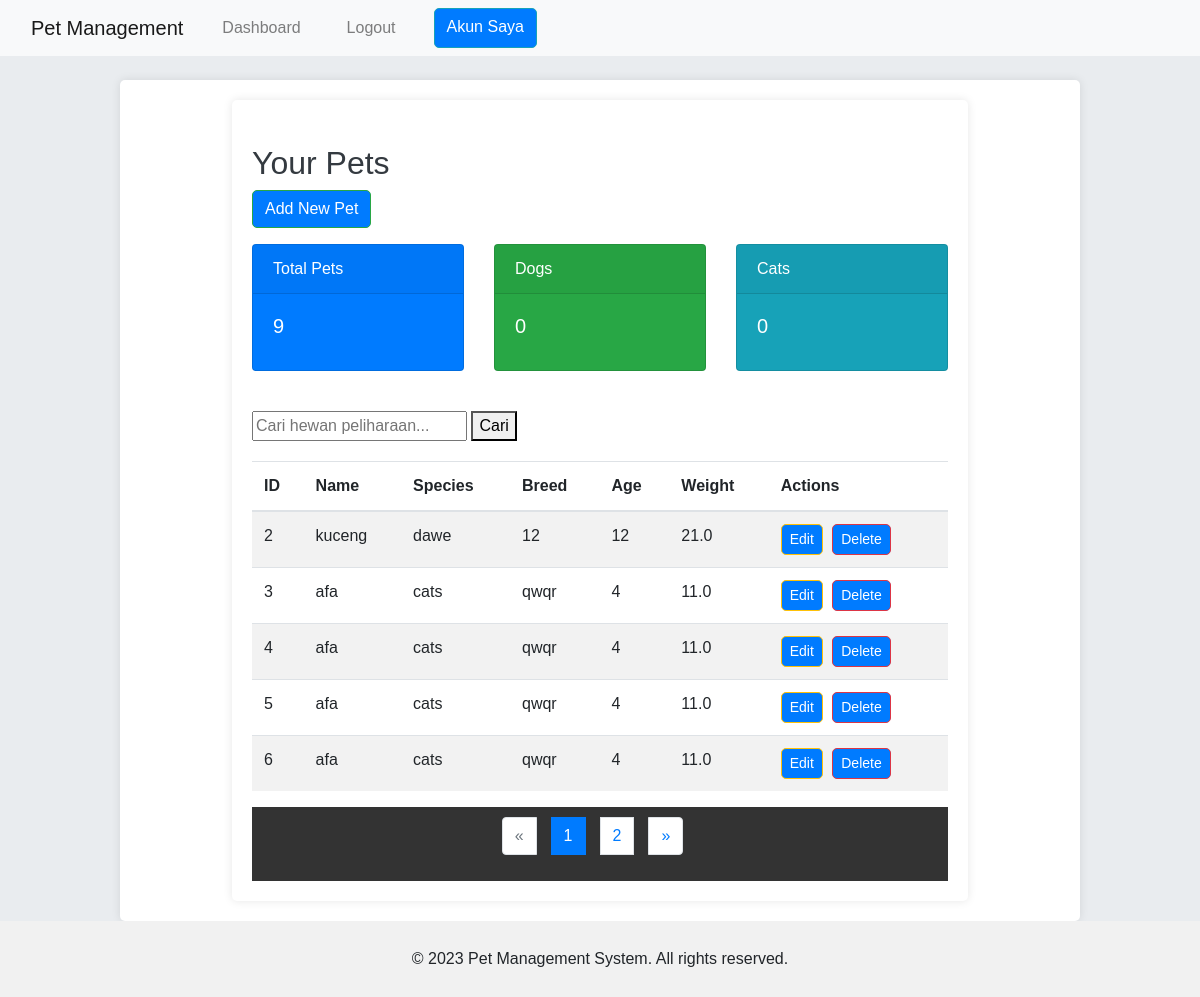
The app's page /dashboard (signed in) with its own data.
### app.py (models this page shows)
class Pet(db.Model):
    id = db.Column(db.Integer, primary_key=True)
    name = db.Column(db.String(100), nullable=False)
    species = db.Column(db.String(50), nullable=False)
    breed = db.Column(db.String(50))
    age = db.Column(db.Integer)
    weight = db.Column(db.Float)
    owner_id = db.Column(db.Integer, db.ForeignKey('owner.id'), nullable=False)

### app.py (the view)
@app.route('/dashboard')
@login_required
def dashboard():
    page = request.args.get('page', 1, type=int)  # Mendapatkan nomor halaman dari query string
    pets_per_page = 5  # Jumlah hewan per halaman
    pets = Pet.query.paginate(page=page, per_page=pets_per_page)  # Memanggil paginate dengan argumen yang benar
    total_pets = Pet.query.count()
    total_dogs = Pet.query.filter_by(species='Dog').count()
    total_cats = Pet.query.filter_by(species='Cat').count()
    return render_template('dashboard.html',
                           pets=pets.items,
                           total_pets=total_pets,
                           total_dogs=total_dogs,
                           total_cats=total_cats,
                           current_page=pets.page,
                           total_pages=pets.pages)

### app.py (called while the page is built)
@login_manager.user_loader
def load_user(user_id):
    return Owner.query.get(int(user_id))

### templates/dashboard.html (shortened to what this page needs)
{% extends 'base.html' %} {% block content %}
<div class="container">
  <h2 class="mt-4">Your Pets</h2>
  <a href="{{ url_for('add_pet') }}" class="btn btn-success mb-3"
    >Add New Pet</a
  >
  <div class="row mb-4">
    <div class="col-md-4">
      <div class="card text-white bg-primary mb-3">
        <div class="card-header">Total Pets</div>
        <div class="card-body">
          <h5 class="card-title">{{ total_pets }}</h5>
        </div>
      </div>
    </div>
    <div class="col-md-4">
      <div class="card text-white bg-success mb-3">
        <div class="card-header">Dogs</div>
        <div class="card-body">
          <h5 class="card-title">{{ total_dogs }}</h5>
        </div>
      </div>
    </div>
    <div class="col-md-4">
      <div class="card text-white bg-info mb-3">
        <div class="card-header">Cats</div>
        <div class="card-body">
          <h5 class="card-title">{{ total_cats }}</h5>
        </div>
      </div>
    </div>
  </div>
  <div class="search-bar mb-3">
    <input type="text" id="search" placeholder="Cari hewan peliharaan..." />
    <button type="button" onclick="searchPets()">Cari</button>
  </div>
  <table class="table table-striped">
    <thead>
      <tr>
        <th>ID</th>
        <th>Name</th>
        <th>Species</th>
        <th>Breed</th>
        <th>Age</th>
        <th>Weight</th>
        <th>Actions</th>
      </tr>
    </thead>
    <tbody>
      {% for pet in pets %}
      <tr>
        <td>{{ pet.id }}</td>
        <td>{{ pet.name }}</td>
        <td>{{ pet.species }}</td>
        <td>{{ pet.breed }}</td>
        <td>{{ pet.age }}</td>
        <td>{{ pet.weight }}</td>
        <td>
          <a
            href="{{ url_for('edit_pet', pet_id=pet.id) }}"
            class="btn btn-warning btn-sm"
            >Edit</a
          >
          <form
            action="{{ url_for('delete_pet', pet_id=pet.id) }}"
            method="POST"
            style="display: inline"
          >
            <button
              type="submit"
              class="btn btn-danger btn-sm"
              onclick="return confirm('Are you sure you want to delete this pet?');"
            >
              Delete
            </button>
          </form>
        </td>
      </tr>
      {% endfor %}
    </tbody>
  </table>
  <nav aria-label="Page navigation">
    <ul class="pagination justify-content-center">
      <li class="page-item {% if current_page == 1 %}disabled{% endif %}">
        <a
          class="page-link"
          href="{{ url_for('dashboard', page=current_page - 1) }}"
          aria-label="Previous"
        >
          <span aria-hidden="true">&laquo;</span>
        </a>
      </li>
      {% for page in range(1, total_pages + 1) %}
      <li class="page-item {% if current_page == page %}active{% endif %}">
        <a class="page-link" href="{{ url_for('dashboard', page=page) }}"
          >{{ page }}</a
        >
      </li>
      {% endfor %}
      <li
        class="page-item {% if current_page == total_pages %}disabled{% endif %}"
      >
        <a
          class="page-link"
          href="{{ url_for('dashboard', page=current_page + 1) }}"
          aria-label="Next"
        >
          <span aria-hidden="true">&raquo;</span>
        </a>
      </li>
    </ul>
  </nav>
</div>
{% endblock %}

### templates/base.html (shortened to what this page needs)
<!DOCTYPE html>
<html lang="en">
  <head>
    <link
      rel="stylesheet"
      href="https://stackpath.bootstrapcdn.com/bootstrap/4.5.2/css/bootstrap.min.css"
    />
    <link
      rel="stylesheet"
      href="{{ url_for('static', filename='style.css') }}"
    />
  </head>
  <body>
    <nav class="navbar navbar-expand-lg navbar-light bg-light">
      <a class="navbar-brand" href="{{ url_for('home') }}">Pet Management</a>
      <div class="collapse navbar-collapse" id="navbarNav">
        <ul class="navbar-nav">
          {% if current_user.is_authenticated %}
          <li class="nav-item">
            <a class="nav-link" href="{{ url_for('dashboard') }}">Dashboard</a>
          </li>
          <li class="nav-item">
            <a class="nav-link" href="{{ url_for('logout') }}">Logout</a>
          </li>
          {% endif %}
          <a href="{{ url_for('account') }}" class="btn btn-info">Akun Saya</a>
        </ul>
      </div>
    </nav>
    <div class="container mt-4 content">
       {% block content %}{% endblock %}
    </div>
    <footer class="text-center">
      <div class="text-center p-3">
        © 2023 Pet Management System. All rights reserved.
      </div>
    </footer>
  </body>
</html>

### static/style.css (style rules this page uses)
body { font-family: Arial, sans-serif; margin: 0; padding: 0; background-color: #e9ecef; display: flex; flex-direction: column; min-height: 100vh; }
nav { background: #333; color: #fff; padding: 10px; }
nav a { color: #fff; margin: 0 15px; text-decoration: none; }
.container { width: 80%; margin: auto; overflow: hidden; padding: 20px; background: #fff; border-radius: 5px; box-shadow: 0 0 10px rgba(0, 0, 0, 0.1); }
h2 { color: #343a40; }
.table { margin-top: 20px; }
.btn { margin-right: 5px; background-color: #007bff; color: white; border-radius: 5px; }
footer { background-color: #f1f1f1; padding: 10px 0; }
.content { flex: 1; }
.text-center { text-align: center; }

### records on screen
Pet: id "2", name "kuceng", species "dawe", breed "12", age "12", weight "21.0"
Pet: id "3", name "afa", species "cats", breed "qwqr", age "4", weight "11.0"
Pet: id "4", name "afa", species "cats", breed "qwqr", age "4", weight "11.0"
Pet: id "5", name "afa", species "cats", breed "qwqr", age "4", weight "11.0"
Pet: id "6", name "afa", species "cats", breed "qwqr", age "4", weight "11.0"

### other values on screen
{{ total_pets }} "9"
{{ total_dogs }} "0"
{{ total_cats }} "0"
{{ page }} "1" "2"
